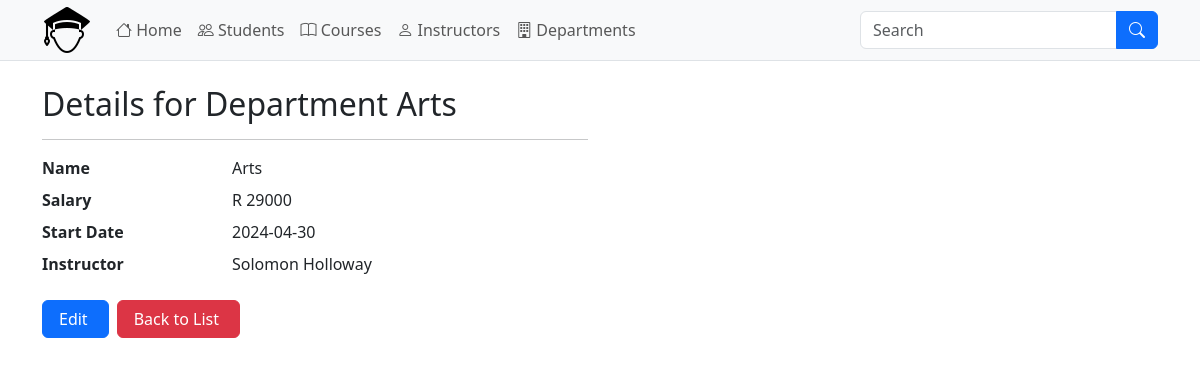
The page /view-department.php?departmentId=5 on the database its author committed.
### tables this page shows
CREATE TABLE `departments` (
  `department_id` int(11) NOT NULL,
  `department_name` varchar(100) DEFAULT NULL,
  `salary` float(10,2) DEFAULT NULL,
  `start_date` date DEFAULT NULL,
  `instructor_id` int(11) DEFAULT NULL,
  `created_at` timestamp NOT NULL DEFAULT current_timestamp(),
  `updated_at` timestamp NOT NULL DEFAULT current_timestamp() ON UPDATE current_timestamp()
);

CREATE TABLE `instructors` (
  `instructor_id` int(11) NOT NULL,
  `first_name` varchar(50) DEFAULT NULL,
  `last_name` varchar(50) DEFAULT NULL,
  `email` varchar(100) DEFAULT NULL,
  `created_at` timestamp NOT NULL DEFAULT current_timestamp(),
  `updated_at` timestamp NOT NULL DEFAULT current_timestamp() ON UPDATE current_timestamp()
);

### classes/Db.php (called while the page is built, shortened)
<?php
class DB
{
    private $hostName = 'localhost';
    private $dbUser = 'root';
    private $dbPass = '';
    private $dbName = 'student_management_system';
    private $options = [];
    protected $conn;
    public function __construct()
    {
        if (!isset($this->conn)) {
            try {
                $this->conn = new PDO("mysql:host=" . $this->hostName . "; dbname=" . $this->dbName, $this->dbUser, $this->dbPass, $this->options);
            } catch (PDOException $e) {
                die($e->getMessage());
            }
        }
        return $this->conn;
    }
}

### classes/Department.php (called while the page is built, shortened)
<?php
include_once 'Db.php';
class Department extends DB
{
    public function getDepartment($data)
    {
        try {
            $id = $data['departmentId'];
            $stmt = $this->conn->prepare(
                "SELECT d.department_id, d.department_name, d.salary, d.start_date, d.instructor_id,
                        i.first_name, i.last_name
                FROM departments d
                JOIN instructors i
                ON d.instructor_id = i.instructor_id
                WHERE d.department_id = ?"
            );
            $stmt->execute([$id]);
            return $stmt->fetch(PDO::FETCH_ASSOC);
        } catch (PDOException $e) {
            $this->output = $e->getMessage();
            return $this->output;
        }
    }
}

### view-department.php (the view, shortened to what this page needs)
<?php
include './classes/Department.php';
if (isset($_GET['departmentId'])) {
    $departments = new Department();
    $department = $departments->getDepartment($_GET);
}
?>
<?php include './includes/header.php'; ?>
<div class="container">
    <div class="row">
        <div class="col-12 col-lg-6">
            <h2 class="mt-4 mb-3">Details for Department <?= $department['department_name'] ?></h2>
            <hr />
            <dl class="row">
                <dt class="col-sm-4">
                    Name
                </dt>
                <dd class="col-sm-8">
                    <?= $department['department_name'] ?>
                </dd>
                <dt class="col-sm-4">
                    Salary
                </dt>
                <dd class="col-sm-8">
                    R <?= $department['salary'] ?>
                </dd>
                <dt class="col-sm-4">
                    Start Date
                </dt>
                <dd class="col-sm-8">
                    <?= $department['start_date'] ?>
                </dd>
                <dt class="col-sm-4">
                    Instructor
                </dt>
                <dd class="col-sm-8">
                    <?= $department['first_name'] ?>
                    <?= $department['last_name'] ?>
                </dd>
            </dl>
            <div class="d-flex gap-2">
                <a href="update-department.php?departmentId=<?= $department['department_id'] ?>" class="btn btn-primary custom">Edit</a>
                <a href="departments.php" class="btn btn-danger custom">Back to List</a>
            </div>
        </div>
    </div>
</div>
<?php include './includes/footer.php'; ?>

### assets/css/styles.css (style rules this page uses)
.btn.custom { padding-left: 1rem !important; padding-right: 1.25rem !important; }

### rows shown on the page
departments: department_name "Arts", salary "29000", start_date "2024-04-30", instructor.first_name "Solomon", instructor.last_name "Holloway"
